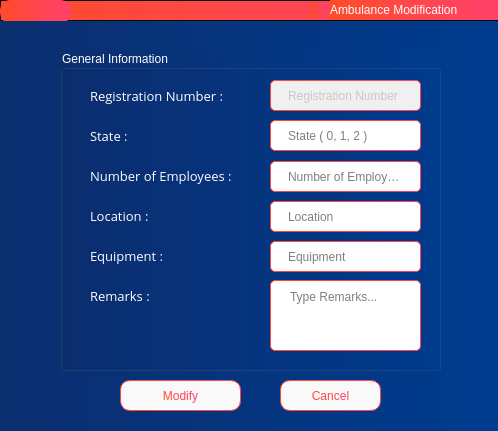
<?xml version="1.0" encoding="UTF-8"?>
<ui version="4.0">
 <class>Modifyambulance</class>
 <widget class="QDialog" name="Modifyambulance">
  <property name="geometry">
   <rect>
    <x>0</x>
    <y>0</y>
    <width>498</width>
    <height>431</height>
   </rect>
  </property>
  <property name="windowTitle">
   <string>Dialog</string>
  </property>
  <property name="styleSheet">
   <string notr="true">QWidget{
	color:white;
	font: 10pt &quot;Open Sans&quot;;
	background-color: qlineargradient(x1:0, y1:0, x2:1, y2:0, stop:0 #0b2e6f, stop:1 #003c8f);
}
QMessageBox{

}

QMessageBox QLabel {
	background-color:transparent;
    color: white;
}


QTextEdit {
    border: 1px solid qlineargradient(x1:0, y1:0, x2:1, y2:0, stop:0 #FF4B2B, stop:1 #FF416C);
    border-radius: 5px;
    padding: 5px 15px;
    background-color: white;
    color: black;
    font-size: 12px;
}

QTextEdit:focus {
    border: 1px solid qlineargradient(x1:0, y1:0, x2:1, y2:0, stop:0 #32CD32, stop:1 #00FFFF);
}

QTextEdit:disabled {
    background-color: #F0F0F0;
    color: #A0A0A0;
}

QTextEdit:read-only {
    background-color: #F0F0F0;
    color: #A0A0A0;
}

QTextEdit::hover {
    border: 1px solid qlineargradient(x1:0, y1:0, x2:1, y2:0, stop:0 #BEBEBE, stop:1 #A4A4A4);
}

QTextEdit::selected {
    background-color: qlineargradient(x1:0, y1:0, x2:1, y2:0, stop:0 #FF4B2B, stop:1 #FF416C);
    color: white;
}

QLineEdit {
    border: 1px solid qlineargradient(x1:0, y1:0, x2:1, y2:0, stop:0 #FF4B2B, stop:1 #FF416C);
    border-radius: 5px;
    padding: 5px 15px;
    background-color: white;
    color: black;
    font-size: 12px;
}

QLineEdit:focus {
    border: 1px solid qlineargradient(x1:0, y1:0, x2:1, y2:0, stop:0 #32CD32, stop:1 #00FFFF);
}

QLineEdit:disabled {
    background-color: #F0F0F0;
    color: #A0A0A0;
}

QLineEdit:read-only {
    background-color: #F0F0F0;
    color: #A0A0A0;
}

QLineEdit::hover {
    border: 1px solid qlineargradient(x1:0, y1:0, x2:1, y2:0, stop:0 #BEBEBE, stop:1 #A4A4A4);
}

QLineEdit::selected {
    background-color: qlineargradient(x1:0, y1:0, x2:1, y2:0, stop:0 #FF4B2B, stop:1 #FF416C);
    color: white;
}
QCheckBox {
    spacing: 10px;
	
	font: 12pt &quot;Open Sans Light&quot;;
}

QCheckBox::indicator {
    width: 35px;
    height: 35px;
}

QCheckBox::indicator:unchecked {
    image: url(:assets/icons/unchecked.png);
}

QCheckBox::indicator:checked {
    image: url(:assets/icons/checked.png);
}

QDateEdit {
    border: none;
    background-color: rgb(255, 255, 255);
    color: black;
    font-size: 16px;
    font-weight: normal;
    padding: 5px;
    border-radius: 5px;
}

QDateEdit::drop-down {
    background-color: transparent;
    image: url(:/assets/icons/cil-arrow-bottom_black.png);
    width: 20px;
    height: 20px;
}

QDateEdit::down-arrow {
    image: url(:/assets/icons/cil-arrow-bottom_black.png);
}

QDateEdit::up-arrow {
    image: url(:/assets/icons/cil-arrow-top_black.png);
}

QDateEdit::down-button {
    image: url(:/assets/icons/cil-arrow-bottom_black.png);
}

QDateEdit::up-button {
    image: url(:/assets/icons/cil-arrow-top_black.png);
}

QDateEdit::calendarWidget {
    border: none;
    background-color: rgb(255, 255, 255);
    color: black;
    font-size: 16px;
    font-weight: normal;
    padding: 5px;
    border-radius: 5px;
}

QDateEdit::section {
    background-color: transparent;
    border: none;
}

QPushButton {
    border: 1px solid qlineargradient(x1:0, y1:0, x2:1, y2:0, stop:0 #FF4B2B, stop:1 #FF416C);
    border-radius: 10px;
    padding: 5px 15px;
    background: #f9f9f9;
    color: qlineargradient(x1:0, y1:0, x2:1, y2:0, stop:0 #FF4B2B, stop:1 #FF416C);
    font-size: 12px;
}

QPushButton:hover {
    background-color: qlineargradient(x1:0, y1:0, x2:1, y2:0, stop:0 #FF416C, stop:1 #FF4B2B);
	color: white;
}

QPushButton:pressed {
    background-color: qlineargradient(x1:0, y1:0, x2:1, y2:0, stop:0 #FF4B2B, stop:1 #FF416C);
    border: 2px solid #FF416C;
    padding: 4px 14px 6px 16px;
}</string>
  </property>
  <widget class="QPushButton" name="pushButton_2">
   <property name="geometry">
    <rect>
     <x>120</x>
     <y>380</y>
     <width>121</width>
     <height>31</height>
    </rect>
   </property>
   <property name="text">
    <string>Modify</string>
   </property>
  </widget>
  <widget class="QPushButton" name="pushButton">
   <property name="geometry">
    <rect>
     <x>280</x>
     <y>380</y>
     <width>101</width>
     <height>31</height>
    </rect>
   </property>
   <property name="text">
    <string>Cancel</string>
   </property>
  </widget>
  <widget class="QFrame" name="frame">
   <property name="geometry">
    <rect>
     <x>0</x>
     <y>0</y>
     <width>501</width>
     <height>21</height>
    </rect>
   </property>
   <property name="styleSheet">
    <string notr="true">background-color:  qlineargradient(x1:0, y1:0, x2:1, y2:0, stop:0 #FF4B2B, stop:1 #FF416C);</string>
   </property>
   <property name="frameShape">
    <enum>QFrame::StyledPanel</enum>
   </property>
   <property name="frameShadow">
    <enum>QFrame::Raised</enum>
   </property>
   <widget class="QPushButton" name="pushButton_3">
    <property name="geometry">
     <rect>
      <x>0</x>
      <y>0</y>
      <width>71</width>
      <height>23</height>
     </rect>
    </property>
    <property name="text">
     <string/>
    </property>
    <property name="icon">
     <iconset resource="assets.qrc">
      <normaloff>:/assets/images/logo.png</normaloff>:/assets/images/logo.png</iconset>
    </property>
    <property name="iconSize">
     <size>
      <width>64</width>
      <height>32</height>
     </size>
    </property>
   </widget>
   <widget class="QLabel" name="label_2">
    <property name="geometry">
     <rect>
      <x>330</x>
      <y>0</y>
      <width>171</width>
      <height>20</height>
     </rect>
    </property>
    <property name="styleSheet">
     <string notr="true">
color: rgb(255, 255, 255);
font: 81 10pt &quot;Open Sans ExtraBold&quot;;</string>
    </property>
    <property name="text">
     <string>Ambulance Modification</string>
    </property>
   </widget>
   <widget class="QLabel" name="label">
    <property name="geometry">
     <rect>
      <x>310</x>
      <y>3</y>
      <width>16</width>
      <height>16</height>
     </rect>
    </property>
    <property name="text">
     <string/>
    </property>
    <property name="pixmap">
     <pixmap resource="assets.qrc">:/assets/icons/cil-ban.png</pixmap>
    </property>
   </widget>
  </widget>
  <widget class="QGroupBox" name="groupBox">
   <property name="geometry">
    <rect>
     <x>60</x>
     <y>50</y>
     <width>381</width>
     <height>321</height>
    </rect>
   </property>
   <property name="styleSheet">
    <string notr="true">QLabel{
color: white;
background-color: transparent;
}
QGroupBox{
	color: white;
}</string>
   </property>
   <property name="title">
    <string>General Information</string>
   </property>
   <widget class="QLineEdit" name="matricule">
    <property name="enabled">
     <bool>false</bool>
    </property>
    <property name="geometry">
     <rect>
      <x>210</x>
      <y>30</y>
      <width>151</width>
      <height>31</height>
     </rect>
    </property>
    <property name="placeholderText">
     <string>Registration Number</string>
    </property>
   </widget>
   <widget class="QLabel" name="label_14">
    <property name="geometry">
     <rect>
      <x>30</x>
      <y>150</y>
      <width>151</width>
      <height>31</height>
     </rect>
    </property>
    <property name="font">
     <font>
      <family>Open Sans</family>
      <pointsize>10</pointsize>
      <weight>50</weight>
      <italic>false</italic>
      <bold>false</bold>
     </font>
    </property>
    <property name="styleSheet">
     <string notr="true"/>
    </property>
    <property name="text">
     <string>Location :</string>
    </property>
   </widget>
   <widget class="QTextEdit" name="Remarks">
    <property name="geometry">
     <rect>
      <x>210</x>
      <y>230</y>
      <width>151</width>
      <height>71</height>
     </rect>
    </property>
    <property name="placeholderText">
     <string>Type Remarks...</string>
    </property>
   </widget>
   <widget class="QLabel" name="label_11">
    <property name="geometry">
     <rect>
      <x>30</x>
      <y>30</y>
      <width>151</width>
      <height>31</height>
     </rect>
    </property>
    <property name="font">
     <font>
      <family>Open Sans</family>
      <pointsize>10</pointsize>
      <weight>50</weight>
      <italic>false</italic>
      <bold>false</bold>
     </font>
    </property>
    <property name="styleSheet">
     <string notr="true"/>
    </property>
    <property name="text">
     <string>Registration Number :</string>
    </property>
   </widget>
   <widget class="QLineEdit" name="nb_emp">
    <property name="geometry">
     <rect>
      <x>210</x>
      <y>111</y>
      <width>151</width>
      <height>31</height>
     </rect>
    </property>
    <property name="text">
     <string/>
    </property>
    <property name="maxLength">
     <number>1</number>
    </property>
    <property name="placeholderText">
     <string>Number of Employees</string>
    </property>
   </widget>
   <widget class="QLineEdit" name="equipment">
    <property name="geometry">
     <rect>
      <x>210</x>
      <y>191</y>
      <width>151</width>
      <height>31</height>
     </rect>
    </property>
    <property name="placeholderText">
     <string>Equipment</string>
    </property>
   </widget>
   <widget class="QLabel" name="label_15">
    <property name="geometry">
     <rect>
      <x>30</x>
      <y>190</y>
      <width>151</width>
      <height>31</height>
     </rect>
    </property>
    <property name="font">
     <font>
      <family>Open Sans</family>
      <pointsize>10</pointsize>
      <weight>50</weight>
      <italic>false</italic>
      <bold>false</bold>
     </font>
    </property>
    <property name="styleSheet">
     <string notr="true"/>
    </property>
    <property name="text">
     <string>Equipment :</string>
    </property>
   </widget>
   <widget class="QLineEdit" name="location">
    <property name="geometry">
     <rect>
      <x>210</x>
      <y>151</y>
      <width>151</width>
      <height>31</height>
     </rect>
    </property>
    <property name="text">
     <string/>
    </property>
    <property name="placeholderText">
     <string>Location</string>
    </property>
   </widget>
   <widget class="QLabel" name="label_12">
    <property name="geometry">
     <rect>
      <x>30</x>
      <y>70</y>
      <width>151</width>
      <height>31</height>
     </rect>
    </property>
    <property name="font">
     <font>
      <family>Open Sans</family>
      <pointsize>10</pointsize>
      <weight>50</weight>
      <italic>false</italic>
      <bold>false</bold>
     </font>
    </property>
    <property name="styleSheet">
     <string notr="true"/>
    </property>
    <property name="text">
     <string>State :</string>
    </property>
   </widget>
   <widget class="QLineEdit" name="state">
    <property name="geometry">
     <rect>
      <x>210</x>
      <y>70</y>
      <width>151</width>
      <height>31</height>
     </rect>
    </property>
    <property name="maxLength">
     <number>1</number>
    </property>
    <property name="placeholderText">
     <string>State ( 0, 1, 2 )</string>
    </property>
   </widget>
   <widget class="QLabel" name="label_13">
    <property name="geometry">
     <rect>
      <x>30</x>
      <y>110</y>
      <width>151</width>
      <height>31</height>
     </rect>
    </property>
    <property name="font">
     <font>
      <family>Open Sans</family>
      <pointsize>10</pointsize>
      <weight>50</weight>
      <italic>false</italic>
      <bold>false</bold>
     </font>
    </property>
    <property name="styleSheet">
     <string notr="true"/>
    </property>
    <property name="text">
     <string>Number of Employees :</string>
    </property>
   </widget>
   <widget class="QLabel" name="label_16">
    <property name="geometry">
     <rect>
      <x>30</x>
      <y>230</y>
      <width>151</width>
      <height>31</height>
     </rect>
    </property>
    <property name="font">
     <font>
      <family>Open Sans</family>
      <pointsize>10</pointsize>
      <weight>50</weight>
      <italic>false</italic>
      <bold>false</bold>
     </font>
    </property>
    <property name="styleSheet">
     <string notr="true"/>
    </property>
    <property name="text">
     <string>Remarks :</string>
    </property>
   </widget>
  </widget>
 </widget>
 <resources>
  <include location="assets.qrc"/>
 </resources>
 <connections/>
</ui>
